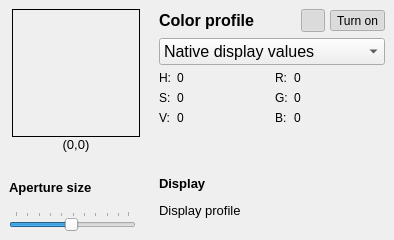
     <widget class="QWidget" name="displayWidget" native="true">
      <property name="enabled">
       <bool>true</bool>
      </property>
      <property name="minimumSize">
       <size>
        <width>0</width>
        <height>240</height>
       </size>
      </property>
      <layout class="QVBoxLayout" name="verticalLayout">
       <property name="spacing">
        <number>0</number>
       </property>
       <property name="leftMargin">
        <number>0</number>
       </property>
       <property name="topMargin">
        <number>0</number>
       </property>
       <property name="rightMargin">
        <number>0</number>
       </property>
       <property name="bottomMargin">
        <number>0</number>
       </property>
       <item>
        <layout class="QHBoxLayout">
         <property name="spacing">
          <number>0</number>
         </property>
         <property name="topMargin">
          <number>0</number>
         </property>
         <item>
          <widget class="QWidget" name="widget_2" native="true">
           <property name="minimumSize">
            <size>
             <width>145</width>
             <height>0</height>
            </size>
           </property>
           <property name="maximumSize">
            <size>
             <width>145</width>
             <height>16777215</height>
            </size>
           </property>
           <layout class="QVBoxLayout" name="verticalLayout_13">
            <property name="leftMargin">
             <number>12</number>
            </property>
            <property name="rightMargin">
             <number>0</number>
            </property>
            <item>
             <layout class="QVBoxLayout" name="verticalLayout_7">
              <property name="spacing">
               <number>0</number>
              </property>
              <property name="topMargin">
               <number>0</number>
              </property>
              <item>
               <widget class="QLabel" name="view">
                <property name="sizePolicy">
                 <sizepolicy hsizetype="Fixed" vsizetype="Fixed">
                  <horstretch>0</horstretch>
                  <verstretch>0</verstretch>
                 </sizepolicy>
                </property>
                <property name="minimumSize">
                 <size>
                  <width>128</width>
                  <height>128</height>
                 </size>
                </property>
                <property name="maximumSize">
                 <size>
                  <width>128</width>
                  <height>128</height>
                 </size>
                </property>
                <property name="frameShape">
                 <enum>QFrame::Box</enum>
                </property>
                <property name="lineWidth">
                 <number>1</number>
                </property>
                <property name="midLineWidth">
                 <number>0</number>
                </property>
                <property name="text">
                 <string/>
                </property>
                <property name="scaledContents">
                 <bool>false</bool>
                </property>
               </widget>
              </item>
              <item>
               <widget class="QLabel" name="mouseLocation">
                <property name="sizePolicy">
                 <sizepolicy hsizetype="Fixed" vsizetype="Preferred">
                  <horstretch>0</horstretch>
                  <verstretch>0</verstretch>
                 </sizepolicy>
                </property>
                <property name="minimumSize">
                 <size>
                  <width>128</width>
                  <height>0</height>
                 </size>
                </property>
                <property name="maximumSize">
                 <size>
                  <width>128</width>
                  <height>16777215</height>
                 </size>
                </property>
                <property name="font">
                 <font>
                  <pointsize>10</pointsize>
                 </font>
                </property>
                <property name="autoFillBackground">
                 <bool>true</bool>
                </property>
                <property name="text">
                 <string>(0,0)</string>
                </property>
                <property name="alignment">
                 <set>Qt::AlignCenter</set>
                </property>
               </widget>
              </item>
             </layout>
            </item>
           </layout>
          </widget>
         </item>
         <item>
          <spacer name="horizontalSpacer">
           <property name="orientation">
            <enum>Qt::Horizontal</enum>
           </property>
           <property name="sizeType">
            <enum>QSizePolicy::Fixed</enum>
           </property>
           <property name="sizeHint" stdset="0">
            <size>
             <width>5</width>
             <height>20</height>
            </size>
           </property>
          </spacer>
         </item>
         <item>
          <widget class="QWidget" name="widget_3" native="true">
           <layout class="QVBoxLayout">
            <item>
             <layout class="QVBoxLayout">
              <item>
               <layout class="QHBoxLayout">
                <item>
                 <widget class="QLabel" name="display_5">
                  <property name="font">
                   <font>
                    <pointsize>12</pointsize>
                    <bold>true</bold>
                   </font>
                  </property>
                  <property name="text">
                   <string>Color profile</string>
                  </property>
                 </widget>
                </item>
                <item>
                 <spacer name="horizontalSpacer_3">
                  <property name="orientation">
                   <enum>Qt::Horizontal</enum>
                  </property>
                  <property name="sizeHint" stdset="0">
                   <size>
                    <width>40</width>
                    <height>20</height>
                   </size>
                  </property>
                 </spacer>
                </item>
                <item>
                 <layout class="QHBoxLayout">
                  <property name="spacing">
                   <number>0</number>
                  </property>
                  <property name="leftMargin">
                   <number>0</number>
                  </property>
                  <item>
                   <widget class="QToolButton" name="togglePin">
                    <property name="toolTip">
                     <string>Pin on top</string>
                    </property>
                    <property name="text">
                     <string/>
                    </property>
                    <property name="icon">
                     <iconset resource="colorpicker.qrc">
                      <normaloff>:/icons/resources/Pin.png</normaloff>:/icons/resources/Pin.png</iconset>
                    </property>
                    <property name="checkable">
                     <bool>true</bool>
                    </property>
                    <property name="checked">
                     <bool>true</bool>
                    </property>
                   </widget>
                  </item>
                  <item>
                   <spacer name="horizontalSpacer_8">
                    <property name="orientation">
                     <enum>Qt::Horizontal</enum>
                    </property>
                    <property name="sizeType">
                     <enum>QSizePolicy::Minimum</enum>
                    </property>
                    <property name="sizeHint" stdset="0">
                     <size>
                      <width>5</width>
                      <height>20</height>
                     </size>
                    </property>
                   </spacer>
                  </item>
                  <item>
                   <widget class="QToolButton" name="toggleActive">
                    <property name="toolTip">
                     <string>Turn on</string>
                    </property>
                    <property name="text">
                     <string>Turn on</string>
                    </property>
                    <property name="icon">
                     <iconset resource="colorpicker.qrc">
                      <normaloff>:/icons/resources/Active.png</normaloff>:/icons/resources/Active.png</iconset>
                    </property>
                    <property name="iconSize">
                     <size>
                      <width>16</width>
                      <height>16</height>
                     </size>
                    </property>
                    <property name="shortcut">
                     <string>A</string>
                    </property>
                    <property name="checkable">
                     <bool>true</bool>
                    </property>
                    <property name="checked">
                     <bool>true</bool>
                    </property>
                   </widget>
                  </item>
                 </layout>
                </item>
               </layout>
              </item>
              <item>
               <widget class="QComboBox" name="iccColorProfile">
                <property name="font">
                 <font>
                  <pointsize>12</pointsize>
                 </font>
                </property>
                <property name="toolTip">
                 <string>Change capture color space</string>
                </property>
                <item>
                 <property name="text">
                  <string>Native display values</string>
                 </property>
                </item>
               </widget>
              </item>
              <item>
               <layout class="QHBoxLayout">
                <item>
                 <layout class="QFormLayout" name="hsvlayout">
                  <property name="labelAlignment">
                   <set>Qt::AlignLeading|Qt::AlignLeft|Qt::AlignVCenter</set>
                  </property>
                  <property name="formAlignment">
                   <set>Qt::AlignLeading|Qt::AlignLeft|Qt::AlignTop</set>
                  </property>
                  <item row="0" column="0">
                   <widget class="QLabel" name="display1Label">
                    <property name="text">
                     <string>H:</string>
                    </property>
                   </widget>
                  </item>
                  <item row="0" column="1">
                   <widget class="Label" name="h">
                    <property name="text">
                     <string>0</string>
                    </property>
                   </widget>
                  </item>
                  <item row="1" column="0">
                   <widget class="QLabel" name="display2Label">
                    <property name="text">
                     <string>S:</string>
                    </property>
                   </widget>
                  </item>
                  <item row="1" column="1">
                   <widget class="Label" name="s">
                    <property name="text">
                     <string>0</string>
                    </property>
                   </widget>
                  </item>
                  <item row="2" column="0">
                   <widget class="QLabel" name="display3Label">
                    <property name="text">
                     <string>V:</string>
                    </property>
                   </widget>
                  </item>
                  <item row="2" column="1">
                   <widget class="Label" name="v">
                    <property name="text">
                     <string>0</string>
                    </property>
                   </widget>
                  </item>
                 </layout>
                </item>
                <item>
                 <layout class="QFormLayout" name="rgblayout">
                  <property name="labelAlignment">
                   <set>Qt::AlignLeading|Qt::AlignLeft|Qt::AlignVCenter</set>
                  </property>
                  <property name="formAlignment">
                   <set>Qt::AlignLeading|Qt::AlignLeft|Qt::AlignTop</set>
                  </property>
                  <item row="0" column="0">
                   <widget class="QLabel" name="rlabel">
                    <property name="text">
                     <string>R:</string>
                    </property>
                   </widget>
                  </item>
                  <item row="0" column="1">
                   <widget class="Label" name="r">
                    <property name="minimumSize">
                     <size>
                      <width>30</width>
                      <height>0</height>
                     </size>
                    </property>
                    <property name="frameShape">
                     <enum>QFrame::NoFrame</enum>
                    </property>
                    <property name="lineWidth">
                     <number>1</number>
                    </property>
                    <property name="text">
                     <string>0</string>
                    </property>
                   </widget>
                  </item>
                  <item row="1" column="0">
                   <widget class="QLabel" name="glabel">
                    <property name="text">
                     <string>G:</string>
                    </property>
                   </widget>
                  </item>
                  <item row="1" column="1">
                   <widget class="Label" name="g">
                    <property name="minimumSize">
                     <size>
                      <width>30</width>
                      <height>0</height>
                     </size>
                    </property>
                    <property name="frameShape">
                     <enum>QFrame::NoFrame</enum>
                    </property>
                    <property name="lineWidth">
                     <number>1</number>
                    </property>
                    <property name="text">
                     <string>0</string>
                    </property>
                   </widget>
                  </item>
                  <item row="2" column="0">
                   <widget class="QLabel" name="blabel">
                    <property name="text">
                     <string>B:</string>
                    </property>
                   </widget>
                  </item>
                  <item row="2" column="1">
                   <widget class="Label" name="b">
                    <property name="minimumSize">
                     <size>
                      <width>30</width>
                      <height>0</height>
                     </size>
                    </property>
                    <property name="frameShape">
                     <enum>QFrame::NoFrame</enum>
                    </property>
                    <property name="lineWidth">
                     <number>1</number>
                    </property>
                    <property name="text">
                     <string>0</string>
                    </property>
                   </widget>
                  </item>
                 </layout>
                </item>
               </layout>
              </item>
             </layout>
            </item>
           </layout>
          </widget>
         </item>
        </layout>
       </item>
       <item>
        <layout class="QHBoxLayout" name="horizontalLayout_8">
         <property name="spacing">
          <number>0</number>
         </property>
         <property name="topMargin">
          <number>0</number>
         </property>
         <item>
          <widget class="QWidget" name="widget_6" native="true">
           <property name="minimumSize">
            <size>
             <width>145</width>
             <height>0</height>
            </size>
           </property>
           <property name="maximumSize">
            <size>
             <width>145</width>
             <height>16777215</height>
            </size>
           </property>
           <layout class="QVBoxLayout" name="verticalLayout_11">
            <item>
             <widget class="QLabel" name="display_2">
              <property name="font">
               <font>
                <pointsize>10</pointsize>
                <bold>true</bold>
               </font>
              </property>
              <property name="text">
               <string>Aperture size</string>
              </property>
             </widget>
            </item>
            <item>
             <widget class="QSlider" name="aperture">
              <property name="toolTip">
               <string>Change aperture size</string>
              </property>
              <property name="minimum">
               <number>1</number>
              </property>
              <property name="maximum">
               <number>100</number>
              </property>
              <property name="singleStep">
               <number>10</number>
              </property>
              <property name="pageStep">
               <number>10</number>
              </property>
              <property name="value">
               <number>50</number>
              </property>
              <property name="sliderPosition">
               <number>50</number>
              </property>
              <property name="orientation">
               <enum>Qt::Horizontal</enum>
              </property>
              <property name="invertedAppearance">
               <bool>false</bool>
              </property>
              <property name="tickPosition">
               <enum>QSlider::TicksAbove</enum>
              </property>
             </widget>
            </item>
           </layout>
          </widget>
         </item>
         <item>
          <spacer name="horizontalSpacer_4">
           <property name="orientation">
            <enum>Qt::Horizontal</enum>
           </property>
           <property name="sizeType">
            <enum>QSizePolicy::Fixed</enum>
           </property>
           <property name="sizeHint" stdset="0">
            <size>
             <width>5</width>
             <height>20</height>
            </size>
           </property>
          </spacer>
         </item>
         <item>
          <widget class="QWidget" name="widget_7" native="true">
           <layout class="QVBoxLayout" name="verticalLayout_3">
            <property name="topMargin">
             <number>8</number>
            </property>
            <item>
             <widget class="QLabel" name="display">
              <property name="font">
               <font>
                <pointsize>10</pointsize>
                <bold>true</bold>
               </font>
              </property>
              <property name="text">
               <string>Display</string>
              </property>
              <property name="icon" stdset="0">
               <iconset resource="colorpicker.qrc">
                <normaloff>:/icons/resources/Pin.png</normaloff>:/icons/resources/Pin.png</iconset>
              </property>
             </widget>
            </item>
            <item>
             <widget class="QLabel" name="iccProfile">
              <property name="font">
               <font>
                <pointsize>10</pointsize>
               </font>
              </property>
              <property name="text">
               <string>Display profile</string>
              </property>
              <property name="alignment">
               <set>Qt::AlignLeading|Qt::AlignLeft|Qt::AlignTop</set>
              </property>
             </widget>
            </item>
           </layout>
          </widget>
         </item>
        </layout>
       </item>
      </layout>
     </widget>
